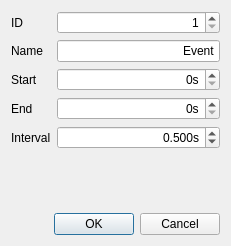
<?xml version="1.0" encoding="UTF-8"?>
<ui version="4.0">
 <class>FixedLengthEpochDialog</class>
 <widget class="QDialog" name="FixedLengthEpochDialog">
  <property name="geometry">
   <rect>
    <x>0</x>
    <y>0</y>
    <width>231</width>
    <height>246</height>
   </rect>
  </property>
  <property name="windowTitle">
   <string>Construct fixed length events</string>
  </property>
  <layout class="QGridLayout" name="gridLayout">
   <item row="0" column="0">
    <layout class="QFormLayout" name="formLayout">
     <item row="2" column="0">
      <widget class="QLabel" name="labelStart">
       <property name="text">
        <string>Start</string>
       </property>
      </widget>
     </item>
     <item row="2" column="1">
      <widget class="QSpinBox" name="spinBoxStart">
       <property name="alignment">
        <set>Qt::AlignRight|Qt::AlignTrailing|Qt::AlignVCenter</set>
       </property>
       <property name="suffix">
        <string>s</string>
       </property>
      </widget>
     </item>
     <item row="3" column="0">
      <widget class="QLabel" name="labelEnd">
       <property name="text">
        <string>End</string>
       </property>
      </widget>
     </item>
     <item row="3" column="1">
      <widget class="QSpinBox" name="spinBoxEnd">
       <property name="alignment">
        <set>Qt::AlignRight|Qt::AlignTrailing|Qt::AlignVCenter</set>
       </property>
       <property name="suffix">
        <string>s</string>
       </property>
      </widget>
     </item>
     <item row="4" column="0">
      <widget class="QLabel" name="labelInterval">
       <property name="text">
        <string>Interval</string>
       </property>
      </widget>
     </item>
     <item row="4" column="1">
      <widget class="QDoubleSpinBox" name="doubleSpinBoxInterval">
       <property name="alignment">
        <set>Qt::AlignRight|Qt::AlignTrailing|Qt::AlignVCenter</set>
       </property>
       <property name="suffix">
        <string>s</string>
       </property>
       <property name="decimals">
        <number>3</number>
       </property>
       <property name="value">
        <double>0.500000000000000</double>
       </property>
      </widget>
     </item>
     <item row="0" column="0">
      <widget class="QLabel" name="labelId">
       <property name="text">
        <string>ID</string>
       </property>
      </widget>
     </item>
     <item row="0" column="1">
      <widget class="QSpinBox" name="spinBoxId">
       <property name="alignment">
        <set>Qt::AlignRight|Qt::AlignTrailing|Qt::AlignVCenter</set>
       </property>
       <property name="minimum">
        <number>1</number>
       </property>
       <property name="maximum">
        <number>999999</number>
       </property>
       <property name="value">
        <number>1</number>
       </property>
      </widget>
     </item>
     <item row="1" column="0">
      <widget class="QLabel" name="labelName">
       <property name="text">
        <string>Name</string>
       </property>
      </widget>
     </item>
     <item row="1" column="1">
      <widget class="QLineEdit" name="lineEditName">
       <property name="text">
        <string>Event</string>
       </property>
       <property name="alignment">
        <set>Qt::AlignRight|Qt::AlignTrailing|Qt::AlignVCenter</set>
       </property>
      </widget>
     </item>
    </layout>
   </item>
   <item row="1" column="0">
    <widget class="QDialogButtonBox" name="buttonBox">
     <property name="orientation">
      <enum>Qt::Horizontal</enum>
     </property>
     <property name="standardButtons">
      <set>QDialogButtonBox::Cancel|QDialogButtonBox::Ok</set>
     </property>
    </widget>
   </item>
  </layout>
 </widget>
 <tabstops>
  <tabstop>spinBoxId</tabstop>
  <tabstop>lineEditName</tabstop>
  <tabstop>spinBoxStart</tabstop>
  <tabstop>spinBoxEnd</tabstop>
  <tabstop>doubleSpinBoxInterval</tabstop>
  <tabstop>buttonBox</tabstop>
 </tabstops>
 <resources/>
 <connections>
  <connection>
   <sender>buttonBox</sender>
   <signal>accepted()</signal>
   <receiver>FixedLengthEpochDialog</receiver>
   <slot>accept()</slot>
   <hints>
    <hint type="sourcelabel">
     <x>248</x>
     <y>254</y>
    </hint>
    <hint type="destinationlabel">
     <x>157</x>
     <y>274</y>
    </hint>
   </hints>
  </connection>
  <connection>
   <sender>buttonBox</sender>
   <signal>rejected()</signal>
   <receiver>FixedLengthEpochDialog</receiver>
   <slot>reject()</slot>
   <hints>
    <hint type="sourcelabel">
     <x>316</x>
     <y>260</y>
    </hint>
    <hint type="destinationlabel">
     <x>286</x>
     <y>274</y>
    </hint>
   </hints>
  </connection>
 </connections>
</ui>
